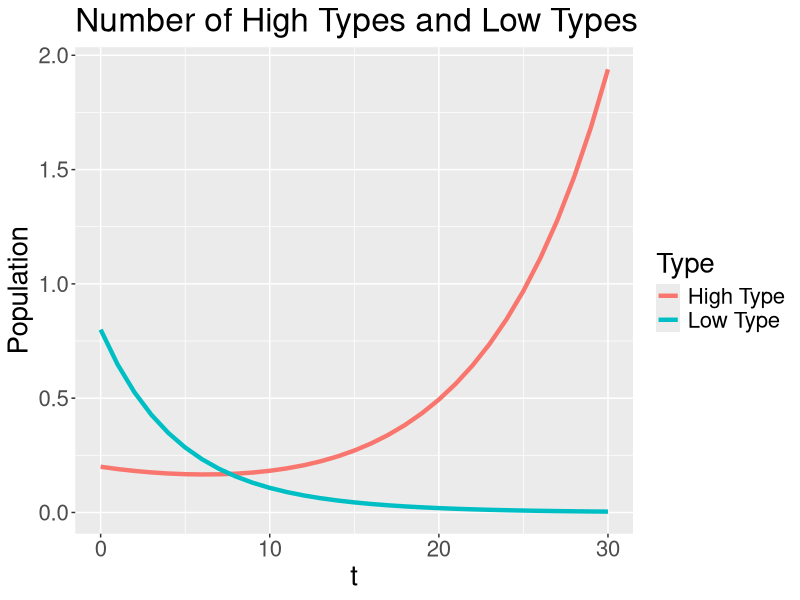
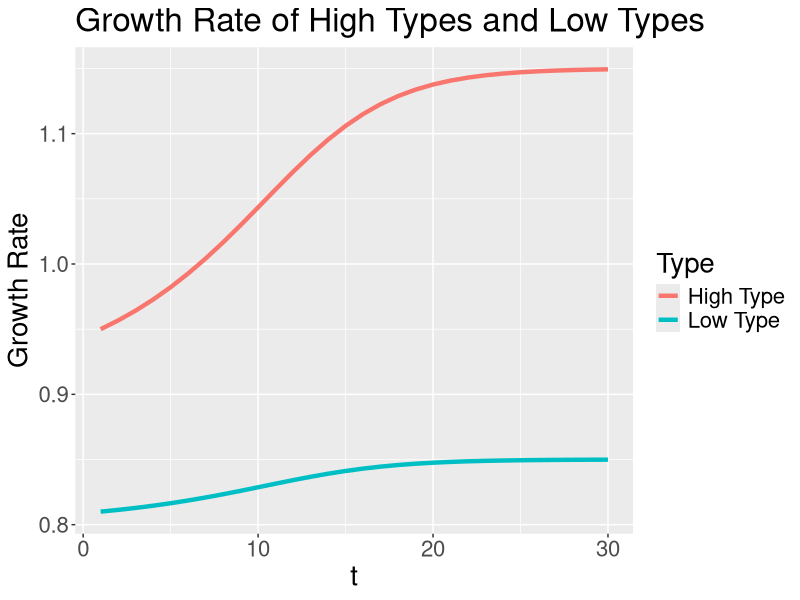
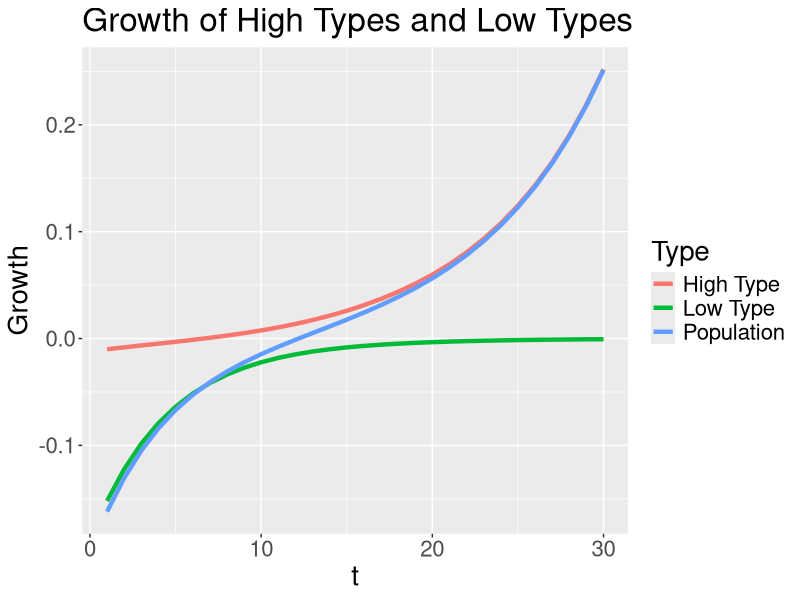
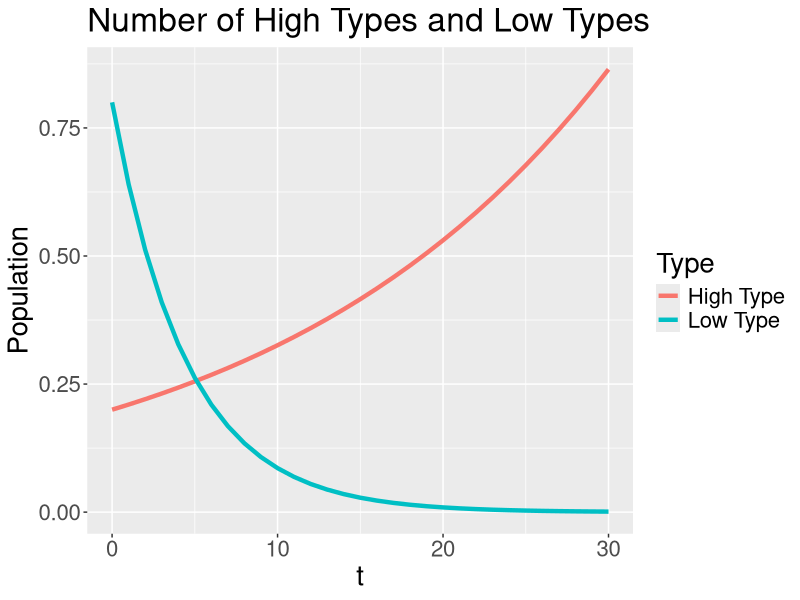
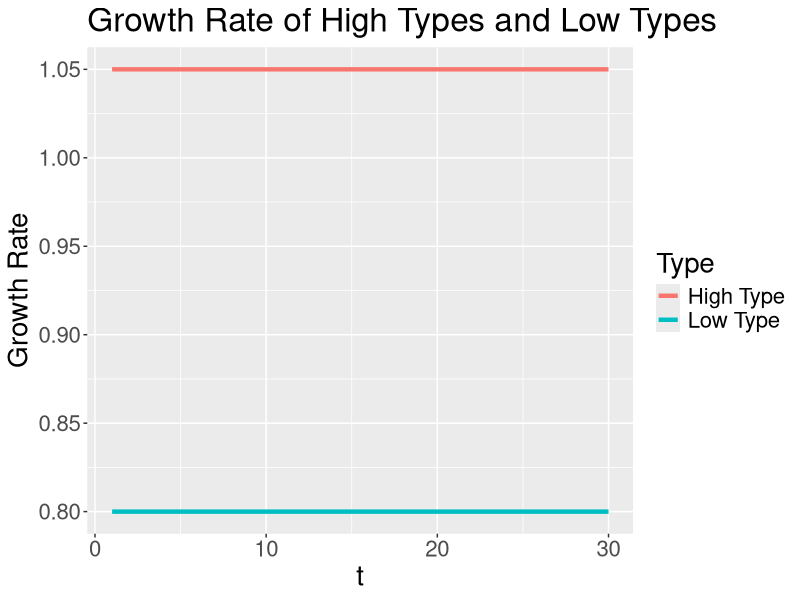
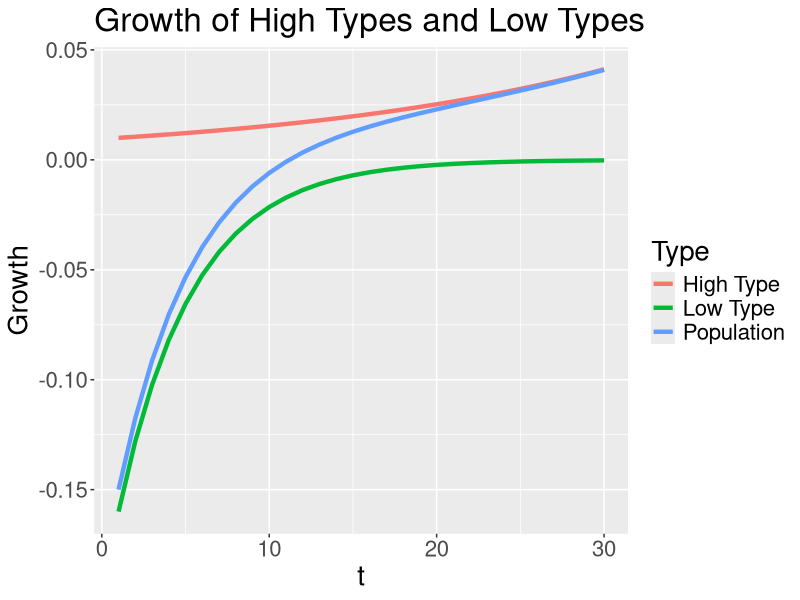
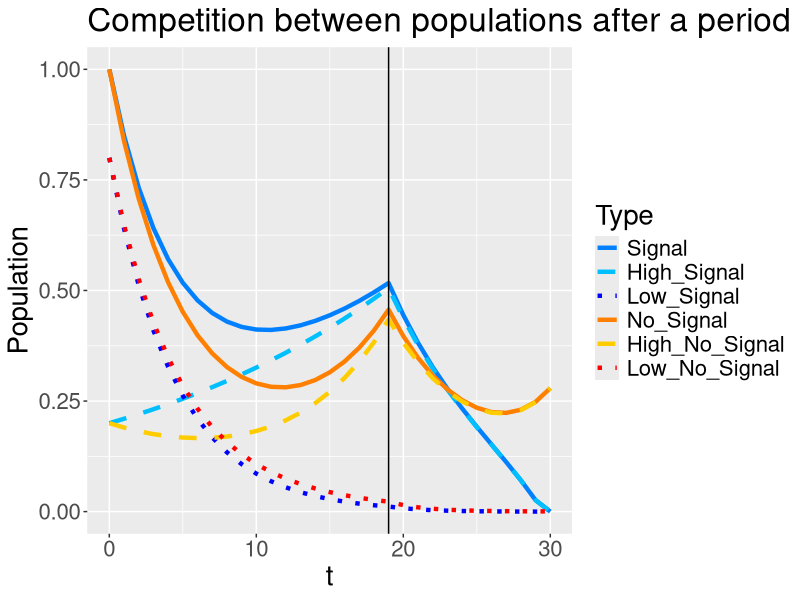
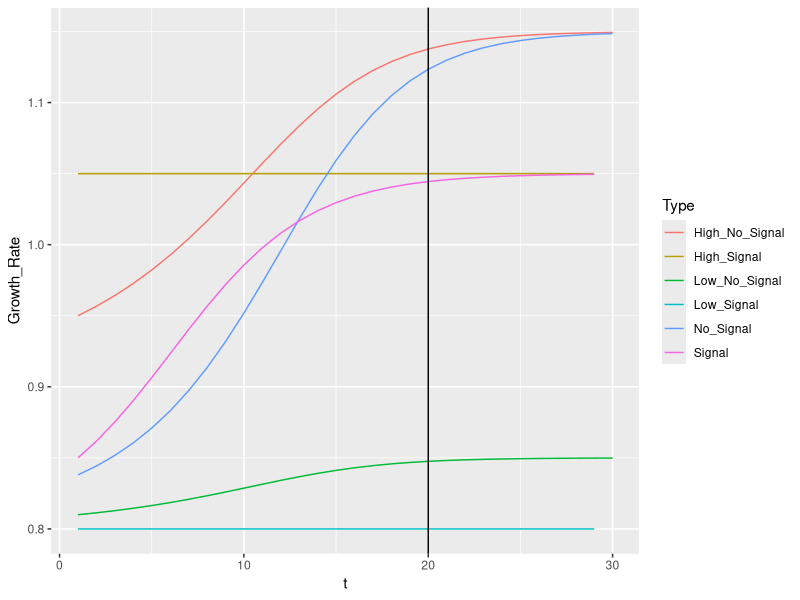

Generate these figures, in order, with R:
library("tidyverse", "shiny", "stringr")

time = 30
vHH =1.15
vHL = .9
vLH = .85
vLL = .8
K = .1
ratio = .2
ratio_l = 0
ratio_h = 1
pop_grow = "Unbounded exponential growth"
#"Fixed population", "Unbounded exponential growth", "Logistic growth to capacity"
join_scenario = "Fight"
#"Fight", "Merge"
start = 20
beta = .2


evo = function(ratio, ratio_h, ratio_l, vHH, vHL, vLH, vLL, K, time, pop_grow){
  H_N = (1-ratio_h)*ratio
  H_S = ratio_h*ratio
  L_N = (1-ratio_l)*(1-ratio)
  L_S = ratio_l*(1-ratio)
  pop = data.frame(H_N,H_S,L_N,L_S)
  SHH = max(vHH - K, 0)
  SHL = max(vHL - K, 0)
  SLH = max(vLH - K, 0)
  SLL = max(vLL - K, 0)
  payoffs = data.frame(vHH,vHL,vLH,vLL,SHH,SHL,SLH,SLL)
  expected_payoffs = data.frame()
  for(i in 1:time){
    H_N = as.numeric(tail(pop,1)[1])
    H_S = as.numeric(tail(pop,1)[2])
    L_N = as.numeric(tail(pop,1)[3])
    L_S = as.numeric(tail(pop,1)[4])
    S_H = if(H_S+L_S>0){
      H_S/(H_S+L_S)} else {0}
    S_L = 1-S_H
    N_H = if(H_N+L_N>0){
      H_N/(H_N+L_N)} else {0}
    N_L = 1-N_H
    H_N_P = H_N*(N_H*as.numeric(payoffs[1])+N_L*as.numeric(payoffs[2]))
    H_S_P = H_S*(S_H*as.numeric(payoffs[5])+S_L*as.numeric(payoffs[6]))
    L_N_P = L_N*(N_H*as.numeric(payoffs[3])+N_L*as.numeric(payoffs[4]))
    L_S_P = L_S*(S_H*as.numeric(payoffs[7])+S_L*as.numeric(payoffs[8]))
    if (pop_grow == "Fixed population"){
      Total_P = H_N_P+H_S_P+L_N_P+L_S_P
      expected_payoffs1 = data.frame(High_No_Signal = H_N_P/(H_N*Total_P), High_Signal = H_S_P/(H_S*Total_P), Low_No_Signal = L_N_P/(L_N*Total_P), Low_Signal = L_S_P/(L_S*Total_P))
      H_N = H_N_P/Total_P
      H_S = H_S_P/Total_P
      L_N = L_N_P/Total_P
      L_S = L_S_P/Total_P
    }
    if (pop_grow == "Unbounded exponential growth") {
      expected_payoffs1 = data.frame(High_No_Signal = H_N_P/H_N, High_Signal = H_S_P/H_S, Low_No_Signal = L_N_P/L_N, Low_Signal = L_S_P/L_S)
      H_N = H_N_P
      H_S = H_S_P
      L_N = L_N_P
      L_S = L_S_P
    }
    pop1 = data.frame(H_N,H_S,L_N,L_S)
    pop = rbind(pop, pop1)
    expected_payoffs = rbind(expected_payoffs, expected_payoffs1)
  }
  
  growth = pop[2:(time+1),]-pop[1:time,]
  growth = growth %>%
    rename(High_No_Signal = H_N,
           High_Signal = H_S,
           Low_No_Signal = L_N,
           Low_Signal = L_S) %>%
    mutate(t = 1:time,
           Signal = High_Signal + Low_Signal,
           No_Signal = High_No_Signal + Low_No_Signal) %>%
    gather("No_Signal", "High_No_Signal", "Low_No_Signal", "Signal", "High_Signal", "Low_Signal", key = Type, value = "Growth")
  
  pop = pop %>%
    rename(High_No_Signal = H_N,
           High_Signal = H_S,
           Low_No_Signal = L_N,
           Low_Signal = L_S) %>%
    mutate(t = 0:time) %>%
    gather("High_No_Signal", "Low_No_Signal", "High_Signal", "Low_Signal", key = Type, value = "Population")
  
  expected_payoffs = expected_payoffs %>%
    mutate(t = 1:time) %>%
    gather("High_No_Signal", "Low_No_Signal", "High_Signal", "Low_Signal", key = Type, value = "Growth_Rate")
  list(pop, expected_payoffs, growth)
}

#make graphs for population evolution with no signaling

pop_evo = evo(ratio, 0, 0, vHH, vHL, vLH, vLL, K, time, pop_grow)[[1]]
rate_evo = evo(ratio, 0, 0, vHH, vHL, vLH, vLL, K, time, pop_grow)[[2]]
grow_evo = evo(ratio, 0, 0, vHH, vHL, vLH, vLL, K, time, pop_grow)[[3]]

pop_evo_NS = rbind(pop_evo[pop_evo$Type=="High_No_Signal",], pop_evo[pop_evo$Type=="Low_No_Signal",])
rate_evo_NS = rbind(rate_evo[rate_evo$Type=="High_No_Signal",], rate_evo[rate_evo$Type=="Low_No_Signal",])
grow_evo_NS = rbind(grow_evo[grow_evo$Type=="No_Signal",], grow_evo[grow_evo$Type=="High_No_Signal",], grow_evo[grow_evo$Type=="Low_No_Signal",])

pop_evo_NS$Type[pop_evo_NS$Type=="High_No_Signal"] = "High Type"
pop_evo_NS$Type[pop_evo_NS$Type=="Low_No_Signal"] = "Low Type"
rate_evo_NS$Type[rate_evo_NS$Type=="High_No_Signal"] = "High Type"
rate_evo_NS$Type[rate_evo_NS$Type=="Low_No_Signal"] = "Low Type"
grow_evo_NS$Type[grow_evo_NS$Type=="High_No_Signal"] = "High Type"
grow_evo_NS$Type[grow_evo_NS$Type=="Low_No_Signal"] = "Low Type"
grow_evo_NS$Type[grow_evo_NS$Type=="No_Signal"] = "Population"

ggplot(data = pop_evo_NS, aes(x = t, y = Population, color = Type)) +
  geom_line(size = 1.5) +
  theme(text = element_text(size = 20)) +
  ggtitle("Number of High Types and Low Types")

ggplot(data = rate_evo_NS, aes(x = t, y = Growth_Rate, color = Type)) +
  geom_line(size = 1.5) +
  theme(text = element_text(size = 20)) +
  labs(y = "Growth Rate") +
  ggtitle("Growth Rate of High Types and Low Types")

ggplot(data = grow_evo_NS, aes(x = t, y = Growth, color = Type)) +
  geom_line(size = 1.5) +
  theme(text = element_text(size = 20)) +
  ggtitle("Growth of High Types and Low Types")

#make graphs for population where only high type signals.

pop_evo = evo(ratio, 1, 0, vHH, vHL, vLH, vLL, K, time, pop_grow)[[1]]
rate_evo = evo(ratio, 1, 0, vHH, vHL, vLH, vLL, K, time, pop_grow)[[2]]
grow_evo = evo(ratio, 1, 0, vHH, vHL, vLH, vLL, K, time, pop_grow)[[3]]

grow_evo = grow_evo %>%
  pivot_wider(names_from = Type, values_from = Growth) %>%
  mutate(Signal = High_Signal+Low_No_Signal) %>%
  pivot_longer(!t, names_to = "Type", values_to = "Growth") %>%
  arrange(Type)

pop_evo_S = rbind(pop_evo[pop_evo$Type=="High_Signal",], pop_evo[pop_evo$Type=="Low_No_Signal",])
rate_evo_S = rbind(rate_evo[rate_evo$Type=="High_Signal",], rate_evo[rate_evo$Type=="Low_No_Signal",])
grow_evo_S = rbind(grow_evo[grow_evo$Type=="Signal",], grow_evo[grow_evo$Type=="High_Signal",], grow_evo[grow_evo$Type=="Low_No_Signal",])

pop_evo_S$Type[pop_evo_S$Type=="High_Signal"] = "High Type"
pop_evo_S$Type[pop_evo_S$Type=="Low_No_Signal"] = "Low Type"
rate_evo_S$Type[rate_evo_S$Type=="High_Signal"] = "High Type"
rate_evo_S$Type[rate_evo_S$Type=="Low_No_Signal"] = "Low Type"
grow_evo_S$Type[grow_evo_S$Type=="High_Signal"] = "High Type"
grow_evo_S$Type[grow_evo_S$Type=="Low_No_Signal"] = "Low Type"
grow_evo_S$Type[grow_evo_S$Type=="Signal"] = "Population"

ggplot(data = pop_evo_S, aes(x = t, y = Population, color = Type)) +
  geom_line(size = 1.5) +
  theme(text = element_text(size = 20)) +
  ggtitle("Number of High Types and Low Types")

ggplot(data = rate_evo_S, aes(x = t, y = Growth_Rate, color = Type)) +
  geom_line(size = 1.5) +
  theme(text = element_text(size = 20)) +
  labs(y = "Growth Rate") +
  ggtitle("Growth Rate of High Types and Low Types")

ggplot(data = grow_evo_S, aes(x = t, y = Growth, color = Type)) +
  geom_line(size = 1.5) +
  theme(text = element_text(size = 20)) +
  ggtitle("Growth of High Types and Low Types")

#Make graphs for competition between populations

evo_join_high = function(ratio, vHH, vHL, vLH, vLL, K, time, pop_grow, join_scenario, beta, start){
  H_N = ratio
  H_S = ratio
  L_N = 1-ratio
  L_S = 1-ratio
  pop = data.frame(H_N,H_S,L_N,L_S)
  SHH = max(vHH - K, 0)
  SHL = max(vHL - K, 0)
  SLH = max(vLH - K, 0)
  SLL = max(vLL - K, 0)
  payoffs = data.frame(vHH,vHL,vLH,vLL,SHH,SHL,SLH,SLL)
  expected_payoffs = data.frame()
  group_payoffs = data.frame()
  if (start != 1){
    for(i in 1:(start-1)){
      H_N = as.numeric(tail(pop,1)[1])
      H_S = as.numeric(tail(pop,1)[2])
      L_N = as.numeric(tail(pop,1)[3])
      L_S = as.numeric(tail(pop,1)[4])
      S_H = if(H_S+L_S>0){
        H_S/(H_S+L_S)} else {0}
      S_L = 1-S_H
      N_H = if(H_N+L_N>0){
        H_N/(H_N+L_N)} else {0}
      N_L = 1-N_H
      H_N_P = H_N*(N_H*as.numeric(payoffs[1])+N_L*as.numeric(payoffs[2]))
      H_S_P = SHH*H_S
      L_N_P = L_N*(N_H*as.numeric(payoffs[3])+N_L*as.numeric(payoffs[4]))
      L_S_P = vLL*L_S
      if (pop_grow == "Fixed population"){
        Total_N_P = H_N_P+L_N_P
        Total_S_P = H_S_P+L_S_P
        expected_payoffs1 = data.frame(High_No_Signal = H_N_P/(H_N*Total_N_P), High_Signal = H_S_P/(H_S*Total_S_P), Low_No_Signal = L_N_P/(L_N*Total_N_P), Low_Signal = L_S_P/(L_S*Total_S_P))
        H_N = H_N_P/Total_N_P
        H_S = H_S_P/Total_S_P
        L_N = L_N_P/Total_N_P
        L_S = L_S_P/Total_S_P
      }
      if (pop_grow == "Unbounded exponential growth") {
        expected_payoffs1 = data.frame(High_No_Signal = H_N_P/H_N, High_Signal = H_S_P/H_S, Low_No_Signal = L_N_P/L_N, Low_Signal = L_S_P/L_S)
        H_N = H_N_P
        H_S = H_S_P
        L_N = L_N_P
        L_S = L_S_P
      }
      pop1 = data.frame(H_N,H_S,L_N,L_S)
      pop = rbind(pop, pop1)
      group_payoffs1 = data.frame(No_Signal = expected_payoffs1[[1]]*N_H + expected_payoffs1[[3]]*N_L, Signal = expected_payoffs1[[2]]*S_H + expected_payoffs1[[4]]*S_L)
      group_payoffs = rbind(group_payoffs, group_payoffs1)
      expected_payoffs = rbind(expected_payoffs, expected_payoffs1)
    }
  }
  if (join_scenario == "Merge"){
    if (pop_grow == "Fixed population"){
      for(i in start:time){
        H_N = as.numeric(tail(pop,1)[1])
        H_S = as.numeric(tail(pop,1)[2])
        L_N = as.numeric(tail(pop,1)[3])
        L_S = as.numeric(tail(pop,1)[4])
        S_H = if(H_S+L_S>0){
          H_S/(H_S+L_S)} else {0}
        S_L = 1-S_H
        N_H = if(H_N+L_N>0){
          H_N/(H_N+L_N)} else {0}
        N_L = 1-N_H
        H_N_P = H_N*(N_H*as.numeric(payoffs[1])+N_L*as.numeric(payoffs[2]))
        H_S_P = H_S*SHH
        L_N_P = L_N*(N_H*as.numeric(payoffs[3])+N_L*as.numeric(payoffs[4]))
        L_S_P = L_S*vLL
        Total_P = H_N_P+L_N_P+H_S_P+L_S_P
        expected_payoffs1 = data.frame(High_No_Signal = H_N_P/(H_N*Total_P), High_Signal = H_S_P/(H_S*Total_P), Low_No_Signal = L_N_P/(L_N*Total_P), Low_Signal = L_S_P/(L_S*Total_P))
        H_N = H_N_P/Total_P
        H_S = H_S_P/Total_P
        L_N = L_N_P/Total_P
        L_S = L_S_P/Total_P
        pop1 = data.frame(H_N,H_S,L_N,L_S)
        pop = rbind(pop, pop1)
        group_payoffs1 = data.frame(No_Signal = expected_payoffs1[[1]]*N_H + expected_payoffs1[[3]]*N_L, Signal = expected_payoffs1[[2]]*S_H + expected_payoffs1[[4]]*S_L)
        group_payoffs = rbind(group_payoffs, group_payoffs1)
        expected_payoffs = rbind(expected_payoffs, expected_payoffs1)
      }
    }
    if (pop_grow == "Unbounded exponential growth"){
      for(i in start:time){
        H_N = as.numeric(tail(pop,1)[1])
        H_S = as.numeric(tail(pop,1)[2])
        L_N = as.numeric(tail(pop,1)[3])
        L_S = as.numeric(tail(pop,1)[4])
        S_H = if(H_S+L_S>0){
          H_S/(H_S+L_S)} else {0}
        S_L = 1-S_H
        N_H = if(H_N+L_N>0){
          H_N/(H_N+L_N)} else {0}
        N_L = 1-N_H
        H_N_P = H_N*(N_H*as.numeric(payoffs[1])+N_L*as.numeric(payoffs[2]))
        H_S_P = H_S*SHH
        L_N_P = L_N*(N_H*as.numeric(payoffs[3])+N_L*as.numeric(payoffs[4]))
        L_S_P = L_S*vLL
        expected_payoffs1 = data.frame(High_No_Signal = H_N_P/H_N, High_Signal = H_S_P/H_S, Low_No_Signal = L_N_P/L_N, Low_Signal = L_S_P/L_S)
        H_N = H_N_P
        H_S = H_S_P
        L_N = L_N_P
        L_S = L_S_P
        pop1 = data.frame(H_N,H_S,L_N,L_S)
        pop = rbind(pop, pop1)
        group_payoffs1 = data.frame(No_Signal = expected_payoffs1[[1]]*N_H + expected_payoffs1[[3]]*N_L, Signal = expected_payoffs1[[2]]*S_H + expected_payoffs1[[4]]*S_L)
        group_payoffs = rbind(group_payoffs, group_payoffs1)
        expected_payoffs = rbind(expected_payoffs, expected_payoffs1)
      }
    }
  }
  if (join_scenario == "Fight"){
    if (pop_grow == "Fixed population"){
      for(i in start:time){
        H_N = as.numeric(tail(pop,1)[1])
        H_S = as.numeric(tail(pop,1)[2])
        L_N = as.numeric(tail(pop,1)[3])
        L_S = as.numeric(tail(pop,1)[4])
        #Fight where each kills beta of other group
        S_D = (H_S+L_S)*beta
        N_D = (H_N+L_N)*beta
        S_H = if(H_S+L_S>0){
          H_S/(H_S+L_S)} else {0}
        S_L = 1-S_H
        N_H = if(H_N+L_N>0){
          H_N/(H_N+L_N)} else {0}
        N_L = 1-N_H
        H_N = max(H_N-S_D*N_H,0)
        H_S = max(H_S-N_D*S_H,0)
        L_N = max(L_N-S_D*N_L,0)
        L_S = max(L_S-N_D*S_L,0)
        #Reproduce
        S_H = if(H_S+L_S>0){
          H_S/(H_S+L_S)} else {0}
        S_L = 1-S_H
        N_H = if(H_N+L_N>0){
          H_N/(H_N+L_N)} else {0}
        N_L = 1-N_H
        H_N_P = H_N*(N_H*as.numeric(payoffs[1])+N_L*as.numeric(payoffs[2]))
        H_S_P = H_S*SHH
        L_N_P = L_N*(N_H*as.numeric(payoffs[3])+N_L*as.numeric(payoffs[4]))
        L_S_P = L_S*vLL
        Total_P = H_N_P+L_N_P+H_S_P+L_S_P
        expected_payoffs1 = data.frame(High_No_Signal = H_N_P/(H_N*Total_P), High_Signal = H_S_P/(H_S*Total_P), Low_No_Signal = L_N_P/(L_N*Total_P), Low_Signal = L_S_P/(L_S*Total_P))
        H_N = H_N_P/Total_P
        H_S = H_S_P/Total_P
        L_N = L_N_P/Total_P
        L_S = L_S_P/Total_P
        pop1 = data.frame(H_N,H_S,L_N,L_S)
        pop = rbind(pop, pop1)
        group_payoffs1 = data.frame(No_Signal = expected_payoffs1[[1]]*N_H + expected_payoffs1[[3]]*N_L, Signal = expected_payoffs1[[2]]*S_H + expected_payoffs1[[4]]*S_L)
        group_payoffs = rbind(group_payoffs, group_payoffs1)
        expected_payoffs = rbind(expected_payoffs, expected_payoffs1)
      }
    }
    if (pop_grow == "Unbounded exponential growth"){
      for(i in start:time){
        H_N = as.numeric(tail(pop,1)[1])
        H_S = as.numeric(tail(pop,1)[2])
        L_N = as.numeric(tail(pop,1)[3])
        L_S = as.numeric(tail(pop,1)[4])
        #Fight where each kills beta of other group
        S_D = (H_S+L_S)*beta
        N_D = (H_N+L_N)*beta
        S_H = if(H_S+L_S>0){
          H_S/(H_S+L_S)} else {0}
        S_L = 1-S_H
        N_H = if(H_N+L_N>0){
          H_N/(H_N+L_N)} else {0}
        N_L = 1-N_H
        H_N = max(H_N-S_D*N_H,0)
        H_S = max(H_S-N_D*S_H,0)
        L_N = max(L_N-S_D*N_L,0)
        L_S = max(L_S-N_D*S_L,0)
        #Reproduce
        S_H = if(H_S+L_S>0){
          H_S/(H_S+L_S)} else {0}
        S_L = 1-S_H
        N_H = if(H_N+L_N>0){
          H_N/(H_N+L_N)} else {0}
        N_L = 1-N_H
        H_N_P = H_N*(N_H*as.numeric(payoffs[1])+N_L*as.numeric(payoffs[2]))
        H_S_P = H_S*SHH
        L_N_P = L_N*(N_H*as.numeric(payoffs[3])+N_L*as.numeric(payoffs[4]))
        L_S_P = L_S*vLL
        expected_payoffs1 = data.frame(High_No_Signal = H_N_P/H_N, High_Signal = H_S_P/H_S, Low_No_Signal = L_N_P/L_N, Low_Signal = L_S_P/L_S)
        H_N = H_N_P
        H_S = H_S_P
        L_N = L_N_P
        L_S = L_S_P
        pop1 = data.frame(H_N,H_S,L_N,L_S)
        pop = rbind(pop, pop1)
        group_payoffs1 = data.frame(No_Signal = expected_payoffs1[[1]]*N_H + expected_payoffs1[[3]]*N_L, Signal = expected_payoffs1[[2]]*S_H + expected_payoffs1[[4]]*S_L)
        group_payoffs = rbind(group_payoffs, group_payoffs1)
        expected_payoffs = rbind(expected_payoffs, expected_payoffs1)
      }
    }
  }
  growth = pop[2:(time+1),]-pop[1:(time),]
  growth = growth %>%
    rename(High_No_Signal = H_N,
           High_Signal = H_S,
           Low_No_Signal = L_N,
           Low_Signal = L_S) %>%
    mutate(t = 1:time,
           Signal = High_Signal + Low_Signal,
           No_Signal = High_No_Signal + Low_No_Signal) %>%
    gather("No_Signal", "High_No_Signal", "Low_No_Signal", "Signal", "High_Signal", "Low_Signal", key = Type, value = "Growth")
  
  pop = pop %>%
    rename(High_No_Signal = H_N,
           High_Signal = H_S,
           Low_No_Signal = L_N,
           Low_Signal = L_S) %>%
    mutate(t = 0:time,
           Signal = High_Signal + Low_Signal,
           No_Signal = High_No_Signal + Low_No_Signal) %>%
    gather("No_Signal", "High_No_Signal", "Low_No_Signal", "Signal", "High_Signal", "Low_Signal", key = Type, value = "Population")
  
  expected_payoffs = cbind(expected_payoffs,group_payoffs)
  expected_payoffs = expected_payoffs %>%
    mutate(t = 1:time) %>%
    gather("No_Signal", "High_No_Signal", "Low_No_Signal", "Signal", "High_Signal", "Low_Signal", key = Type, value = "Growth_Rate")
  list(pop, expected_payoffs, growth)
}

regions = function(ratio, vHH, vHL, vLH, vLL, K, time, pop_grow, beta, start){
  #create a few graphs showing which group will survive the competition under different paramaters
  Klow = round(max(vLH-vLL,0),2)
  Khigh = round(vHH-vHL,2)
  Krange = seq(from = Klow, to = Khigh, by = .01)
  startrange = seq(from = 1, to = time, by = 1)
  betarange = seq(from = .01, to = 1, by = .01)
  SKregion = tibble(start = rep(startrange, length(Krange)), K = rep(Krange, each = length(startrange)), result = "")
  BKregion = tibble(beta = rep(betarange, length(Krange)), K = rep(Krange, each = length(betarange)), result = "")
  SBregion = tibble(start = rep(startrange, length(betarange)), beta = rep(betarange, each = length(startrange)), result = "")
  for(Kvar in Krange){
    #KSregion and BKregion first
    j = match(Kvar,Krange)
    H_N = ratio
    H_S = ratio
    L_N = 1-ratio
    L_S = 1-ratio
    pop = data.frame(H_N,H_S,L_N,L_S)
    SHH = max(vHH - Kvar, 0)
    SHL = max(vHL - Kvar, 0)
    SLH = max(vLH - Kvar, 0)
    SLL = max(vLL - Kvar, 0)
    payoffs = data.frame(vHH,vHL,vLH,vLL,SHH,SHL,SLH,SLL)
    if (time != 1){
      for(i in 1:(time-1)){
        H_N = as.numeric(tail(pop,1)[1])
        H_S = as.numeric(tail(pop,1)[2])
        L_N = as.numeric(tail(pop,1)[3])
        L_S = as.numeric(tail(pop,1)[4])
        S_H = if(H_S+L_S>0){
          H_S/(H_S+L_S)} else {0}
        S_L = 1-S_H
        N_H = if(H_N+L_N>0){
          H_N/(H_N+L_N)} else {0}
        N_L = 1-N_H
        H_N_P = H_N*(N_H*as.numeric(payoffs[1])+N_L*as.numeric(payoffs[2]))
        H_S_P = SHH*H_S
        L_N_P = L_N*(N_H*as.numeric(payoffs[3])+N_L*as.numeric(payoffs[4]))
        L_S_P = vLL*L_S
        if (pop_grow == "Fixed population"){
          Total_N_P = H_N_P+L_N_P
          Total_S_P = H_S_P+L_S_P
          H_N = H_N_P/Total_N_P
          H_S = H_S_P/Total_S_P
          L_N = L_N_P/Total_N_P
          L_S = L_S_P/Total_S_P
        }
        if (pop_grow == "Unbounded exponential growth") {
          H_N = H_N_P
          H_S = H_S_P
          L_N = L_N_P
          L_S = L_S_P
        }
        pop1 = data.frame(H_N,H_S,L_N,L_S)
        pop = rbind(pop, pop1)
      }
    }
    for(startvar in startrange){
      #SKregion
      i = match(startvar,startrange)
      popstart = pop[startvar,]
      stop = 0
      while(stop == 0){
        if (pop_grow == "Fixed population"){
          H_N = as.numeric(tail(popstart,1)[1])
          H_S = as.numeric(tail(popstart,1)[2])
          L_N = as.numeric(tail(popstart,1)[3])
          L_S = as.numeric(tail(popstart,1)[4])
          #Fight where each kills beta of other group
          S_D = (H_S+L_S)*beta
          N_D = (H_N+L_N)*beta
          if((H_S+L_S)<=N_D){
            if((H_N+L_N)<=S_D & S_D>N_D){
              #tiebreak goes to N
              SKregion$result[(j-1)*length(startrange)+i] = "S"
              stop = 1
            } else {
              SKregion$result[(j-1)*length(startrange)+i] = "N"
              stop = 1
            }
          }
          if((H_N+L_N)<=S_D){
            SKregion$result[(j-1)*length(startrange)+i] = "S"
            stop = 1
          }
          S_H = if(H_S+L_S>0){
            H_S/(H_S+L_S)} else {0}
          S_L = 1-S_H
          N_H = if(H_N+L_N>0){
            H_N/(H_N+L_N)} else {0}
          N_L = 1-N_H
          H_N = max(H_N-S_D*N_H,0)
          H_S = max(H_S-N_D*S_H,0)
          L_N = max(L_N-S_D*N_L,0)
          L_S = max(L_S-N_D*S_L,0)
          #Reproduce
          S_H = if(H_S+L_S>0){
            H_S/(H_S+L_S)} else {0}
          S_L = 1-S_H
          N_H = if(H_N+L_N>0){
            H_N/(H_N+L_N)} else {0}
          N_L = 1-N_H
          H_N_P = H_N*(N_H*as.numeric(payoffs[1])+N_L*as.numeric(payoffs[2]))
          H_S_P = H_S*SHH
          L_N_P = L_N*(N_H*as.numeric(payoffs[3])+N_L*as.numeric(payoffs[4]))
          L_S_P = L_S*vLL
          Total_P = H_N_P+L_N_P+H_S_P+L_S_P
          H_N = H_N_P/Total_P
          H_S = H_S_P/Total_P
          L_N = L_N_P/Total_P
          L_S = L_S_P/Total_P
          popstart1 = data.frame(H_N,H_S,L_N,L_S)
          popstart = rbind(popstart, popstart1)
        }
        if (pop_grow == "Unbounded exponential growth"){
          H_N = as.numeric(tail(popstart,1)[1])
          H_S = as.numeric(tail(popstart,1)[2])
          L_N = as.numeric(tail(popstart,1)[3])
          L_S = as.numeric(tail(popstart,1)[4])
          #Fight where each kills beta of other group
          S_D = (H_S+L_S)*beta
          N_D = (H_N+L_N)*beta
          if((H_S+L_S)<=N_D){
            if((H_N+L_N)<=S_D & S_D>N_D){
              #tiebreak goes to N
              SKregion$result[(j-1)*length(startrange)+i] = "S"
              stop = 1
            } else {
              SKregion$result[(j-1)*length(startrange)+i] = "N"
              stop = 1
            }
          }
          if((H_N+L_N)<=S_D){
            SKregion$result[(j-1)*length(startrange)+i] = "S"
            stop = 1
          }
          S_H = if(H_S+L_S>0){
            H_S/(H_S+L_S)} else {0}
          S_L = 1-S_H
          N_H = if(H_N+L_N>0){
            H_N/(H_N+L_N)} else {0}
          N_L = 1-N_H
          H_N = max(H_N-S_D*N_H,0)
          H_S = max(H_S-N_D*S_H,0)
          L_N = max(L_N-S_D*N_L,0)
          L_S = max(L_S-N_D*S_L,0)
          #Reproduce
          S_H = if(H_S+L_S>0){
            H_S/(H_S+L_S)} else {0}
          S_L = 1-S_H
          N_H = if(H_N+L_N>0){
            H_N/(H_N+L_N)} else {0}
          N_L = 1-N_H
          H_N_P = H_N*(N_H*as.numeric(payoffs[1])+N_L*as.numeric(payoffs[2]))
          H_S_P = H_S*SHH
          L_N_P = L_N*(N_H*as.numeric(payoffs[3])+N_L*as.numeric(payoffs[4]))
          L_S_P = L_S*vLL
          H_N = H_N_P
          H_S = H_S_P
          L_N = L_N_P
          L_S = L_S_P
          popstart1 = data.frame(H_N,H_S,L_N,L_S)
          popstart = rbind(popstart, popstart1)
        }
      }
    }
    for(betavar in betarange){
      #BKregion
      i = match(betavar, betarange)
      popstart = pop[start,]
      stop = 0
      while(stop == 0){
        if (pop_grow == "Fixed population"){
          H_N = as.numeric(tail(popstart,1)[1])
          H_S = as.numeric(tail(popstart,1)[2])
          L_N = as.numeric(tail(popstart,1)[3])
          L_S = as.numeric(tail(popstart,1)[4])
          #Fight where each kills beta of other group
          S_D = (H_S+L_S)*betavar
          N_D = (H_N+L_N)*betavar
          if((H_S+L_S)<=N_D){
            if((H_N+L_N)<=S_D & S_D>N_D){
              #tiebreak goes to N
              BKregion$result[(j-1)*length(betarange)+i] = "S"
              stop = 1
            } else {
              BKregion$result[(j-1)*length(betarange)+i] = "N"
              stop = 1
            }
          }
          if((H_N+L_N)<=S_D){
            BKregion$result[(j-1)*length(betarange)+i] = "S"
            stop = 1
          }
          S_H = if(H_S+L_S>0){
            H_S/(H_S+L_S)} else {0}
          S_L = 1-S_H
          N_H = if(H_N+L_N>0){
            H_N/(H_N+L_N)} else {0}
          N_L = 1-N_H
          H_N = max(H_N-S_D*N_H,0)
          H_S = max(H_S-N_D*S_H,0)
          L_N = max(L_N-S_D*N_L,0)
          L_S = max(L_S-N_D*S_L,0)
          #Reproduce
          S_H = if(H_S+L_S>0){
            H_S/(H_S+L_S)} else {0}
          S_L = 1-S_H
          N_H = if(H_N+L_N>0){
            H_N/(H_N+L_N)} else {0}
          N_L = 1-N_H
          H_N_P = H_N*(N_H*as.numeric(payoffs[1])+N_L*as.numeric(payoffs[2]))
          H_S_P = H_S*SHH
          L_N_P = L_N*(N_H*as.numeric(payoffs[3])+N_L*as.numeric(payoffs[4]))
          L_S_P = L_S*vLL
          Total_P = H_N_P+L_N_P+H_S_P+L_S_P
          H_N = H_N_P/Total_P
          H_S = H_S_P/Total_P
          L_N = L_N_P/Total_P
          L_S = L_S_P/Total_P
          popstart1 = data.frame(H_N,H_S,L_N,L_S)
          popstart = rbind(popstart, popstart1)
        }
        if (pop_grow == "Unbounded exponential growth"){
          H_N = as.numeric(tail(popstart,1)[1])
          H_S = as.numeric(tail(popstart,1)[2])
          L_N = as.numeric(tail(popstart,1)[3])
          L_S = as.numeric(tail(popstart,1)[4])
          #Fight where each kills beta of other group
          S_D = (H_S+L_S)*betavar
          N_D = (H_N+L_N)*betavar
          if((H_S+L_S)<=N_D){
            if((H_N+L_N)<=S_D & S_D>N_D){
              #tiebreak goes to N
              BKregion$result[(j-1)*length(betarange)+i] = "S"
              stop = 1
            } else {
              BKregion$result[(j-1)*length(betarange)+i] = "N"
              stop = 1
            }
          }
          if((H_N+L_N)<=S_D){
            BKregion$result[(j-1)*length(betarange)+i] = "S"
            stop = 1
          }
          S_H = if(H_S+L_S>0){
            H_S/(H_S+L_S)} else {0}
          S_L = 1-S_H
          N_H = if(H_N+L_N>0){
            H_N/(H_N+L_N)} else {0}
          N_L = 1-N_H
          H_N = max(H_N-S_D*N_H,0)
          H_S = max(H_S-N_D*S_H,0)
          L_N = max(L_N-S_D*N_L,0)
          L_S = max(L_S-N_D*S_L,0)
          #Reproduce
          S_H = if(H_S+L_S>0){
            H_S/(H_S+L_S)} else {0}
          S_L = 1-S_H
          N_H = if(H_N+L_N>0){
            H_N/(H_N+L_N)} else {0}
          N_L = 1-N_H
          H_N_P = H_N*(N_H*as.numeric(payoffs[1])+N_L*as.numeric(payoffs[2]))
          H_S_P = H_S*SHH
          L_N_P = L_N*(N_H*as.numeric(payoffs[3])+N_L*as.numeric(payoffs[4]))
          L_S_P = L_S*vLL
          H_N = H_N_P
          H_S = H_S_P
          L_N = L_N_P
          L_S = L_S_P
          popstart1 = data.frame(H_N,H_S,L_N,L_S)
          popstart = rbind(popstart, popstart1)
        }
      }
    }
  }
  ##SBregion
  H_N = ratio
  H_S = ratio
  L_N = 1-ratio
  L_S = 1-ratio
  pop = data.frame(H_N,H_S,L_N,L_S)
  SHH = max(vHH - K, 0)
  SHL = max(vHL - K, 0)
  SLH = max(vLH - K, 0)
  SLL = max(vLL - K, 0)
  payoffs = data.frame(vHH,vHL,vLH,vLL,SHH,SHL,SLH,SLL)
  if (time != 1){
    for(i in 1:(time-1)){
      H_N = as.numeric(tail(pop,1)[1])
      H_S = as.numeric(tail(pop,1)[2])
      L_N = as.numeric(tail(pop,1)[3])
      L_S = as.numeric(tail(pop,1)[4])
      S_H = if(H_S+L_S>0){
        H_S/(H_S+L_S)} else {0}
      S_L = 1-S_H
      N_H = if(H_N+L_N>0){
        H_N/(H_N+L_N)} else {0}
      N_L = 1-N_H
      H_N_P = H_N*(N_H*as.numeric(payoffs[1])+N_L*as.numeric(payoffs[2]))
      H_S_P = SHH*H_S
      L_N_P = L_N*(N_H*as.numeric(payoffs[3])+N_L*as.numeric(payoffs[4]))
      L_S_P = vLL*L_S
      if (pop_grow == "Fixed population"){
        Total_N_P = H_N_P+L_N_P
        Total_S_P = H_S_P+L_S_P
        H_N = H_N_P/Total_N_P
        H_S = H_S_P/Total_S_P
        L_N = L_N_P/Total_N_P
        L_S = L_S_P/Total_S_P
      }
      if (pop_grow == "Unbounded exponential growth") {
        H_N = H_N_P
        H_S = H_S_P
        L_N = L_N_P
        L_S = L_S_P
      }
      pop1 = data.frame(H_N,H_S,L_N,L_S)
      pop = rbind(pop, pop1)
    }
  }
  for(startvar in startrange){
    i = match(startvar, startrange)
    for(betavar in betarange){
      j = match(betavar, betarange)
      popstart = pop[startvar,]
      stop = 0
      while(stop == 0){
        if (pop_grow == "Fixed population"){
          H_N = as.numeric(tail(popstart,1)[1])
          H_S = as.numeric(tail(popstart,1)[2])
          L_N = as.numeric(tail(popstart,1)[3])
          L_S = as.numeric(tail(popstart,1)[4])
          #Fight where each kills beta of other group
          S_D = (H_S+L_S)*betavar
          N_D = (H_N+L_N)*betavar
          if((H_S+L_S)<=N_D){
            if((H_N+L_N)<=S_D & S_D>N_D){
              #tiebreak goes to N
              SBregion$result[(j-1)*length(startrange)+i] = "S"
              stop = 1
            } else {
              SBregion$result[(j-1)*length(startrange)+i] = "N"
              stop = 1
            }
          }
          if((H_N+L_N)<=S_D){
            SBregion$result[(j-1)*length(startrange)+i] = "S"
            stop = 1
          }
          S_H = if(H_S+L_S>0){
            H_S/(H_S+L_S)} else {0}
          S_L = 1-S_H
          N_H = if(H_N+L_N>0){
            H_N/(H_N+L_N)} else {0}
          N_L = 1-N_H
          H_N = max(H_N-S_D*N_H,0)
          H_S = max(H_S-N_D*S_H,0)
          L_N = max(L_N-S_D*N_L,0)
          L_S = max(L_S-N_D*S_L,0)
          #Reproduce
          S_H = if(H_S+L_S>0){
            H_S/(H_S+L_S)} else {0}
          S_L = 1-S_H
          N_H = if(H_N+L_N>0){
            H_N/(H_N+L_N)} else {0}
          N_L = 1-N_H
          H_N_P = H_N*(N_H*as.numeric(payoffs[1])+N_L*as.numeric(payoffs[2]))
          H_S_P = H_S*SHH
          L_N_P = L_N*(N_H*as.numeric(payoffs[3])+N_L*as.numeric(payoffs[4]))
          L_S_P = L_S*vLL
          Total_P = H_N_P+L_N_P+H_S_P+L_S_P
          H_N = H_N_P/Total_P
          H_S = H_S_P/Total_P
          L_N = L_N_P/Total_P
          L_S = L_S_P/Total_P
          popstart1 = data.frame(H_N,H_S,L_N,L_S)
          popstart = rbind(popstart, popstart1)
        }
        if (pop_grow == "Unbounded exponential growth"){
          H_N = as.numeric(tail(popstart,1)[1])
          H_S = as.numeric(tail(popstart,1)[2])
          L_N = as.numeric(tail(popstart,1)[3])
          L_S = as.numeric(tail(popstart,1)[4])
          #Fight where each kills beta of other group
          S_D = (H_S+L_S)*betavar
          N_D = (H_N+L_N)*betavar
          if((H_S+L_S)<=N_D){
            if((H_N+L_N)<=S_D & S_D>N_D){
              #tiebreak goes to N
              SBregion$result[(j-1)*length(startrange)+i] = "S"
              stop = 1
            } else {
              SBregion$result[(j-1)*length(startrange)+i] = "N"
              stop = 1
            }
          }
          if((H_N+L_N)<=S_D){
            SBregion$result[(j-1)*length(startrange)+i] = "S"
            stop = 1
          }
          S_H = if(H_S+L_S>0){
            H_S/(H_S+L_S)} else {0}
          S_L = 1-S_H
          N_H = if(H_N+L_N>0){
            H_N/(H_N+L_N)} else {0}
          N_L = 1-N_H
          H_N = max(H_N-S_D*N_H,0)
          H_S = max(H_S-N_D*S_H,0)
          L_N = max(L_N-S_D*N_L,0)
          L_S = max(L_S-N_D*S_L,0)
          #Reproduce
          S_H = if(H_S+L_S>0){
            H_S/(H_S+L_S)} else {0}
          S_L = 1-S_H
          N_H = if(H_N+L_N>0){
            H_N/(H_N+L_N)} else {0}
          N_L = 1-N_H
          H_N_P = H_N*(N_H*as.numeric(payoffs[1])+N_L*as.numeric(payoffs[2]))
          H_S_P = H_S*SHH
          L_N_P = L_N*(N_H*as.numeric(payoffs[3])+N_L*as.numeric(payoffs[4]))
          L_S_P = L_S*vLL
          H_N = H_N_P
          H_S = H_S_P
          L_N = L_N_P
          L_S = L_S_P
          popstart1 = data.frame(H_N,H_S,L_N,L_S)
          popstart = rbind(popstart, popstart1)
        }
      }
    }
  }
  list(SKregion, BKregion, SBregion)
}

test=evo_join_high(ratio, vHH, vHL, vLH, vLL, K, time, pop_grow, join_scenario, beta, start)

test[[1]]$Type <- factor(test[[1]]$Type, levels = c("Signal", "High_Signal", "Low_Signal", "No_Signal", "High_No_Signal", "Low_No_Signal"))

ggplot(data = test[[1]], aes(x = t, y = Population, color = Type, linetype = Type)) +
  geom_line(size = 1.5) +
  theme(text = element_text(size = 20)) +
  scale_linetype_manual(values = c("Signal" = "solid", "High_Signal" = "dashed", "Low_Signal" = "dotted", "No_Signal" = "solid", "High_No_Signal" = "dashed", "Low_No_Signal" = "dotted"))+
  scale_color_manual(values = c("Signal" = rgb(0,.5,1), "High_Signal" = rgb(0,.75,1), "Low_Signal" = rgb(0,0,1), "No_Signal" = rgb(1,.5,0), "High_No_Signal" = rgb(1,.8,0), "Low_No_Signal" = rgb(1,0,0)))+
  geom_vline(xintercept = ceiling(start-1))+
  ggtitle("Competition between populations after a period of peace")

ggplot(data = test[[2]], aes(x = t, y = Growth_Rate, color = Type)) +
  geom_line()+
  geom_vline(xintercept = ceiling(start))

ggplot(data = test[[3]], aes(x = t, y = Growth, color = Type)) +
  geom_line()+
  geom_vline(xintercept = ceiling(start))

test = regions(ratio,vHH,vHL,vLH,vLL,K,time,pop_grow,beta,start)

ggplot(data = test[[1]], aes(x = start, y = K, fill = result)) +
  geom_tile(color = "black") +
  scale_fill_manual(values = c("N"=4, "S"=6)) +
  geom_vline(xintercept = start, color = "white") +
  geom_hline(yintercept = K, color = "white")

ggplot(data = test[[2]], aes(x = beta, y = K, fill = result)) +
  geom_tile(color = "black") +
  scale_fill_manual(values = c("N"=4, "S"=6)) +
  geom_vline(xintercept = beta, color = "white") +
  geom_hline(yintercept = K, color = "white")

ggplot(data = test[[3]], aes(x = start, y = beta, fill = result)) +
  geom_tile(color = "black") +
  scale_fill_manual(values = c("N"=4, "S"=6)) +
  geom_vline(xintercept = start, color = "white") +
  geom_hline(yintercept = beta, color = "white") 
